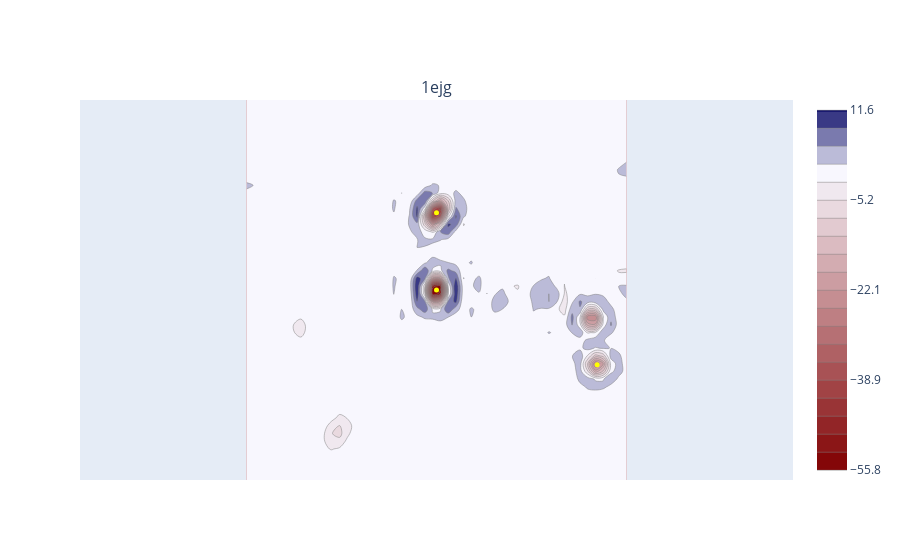
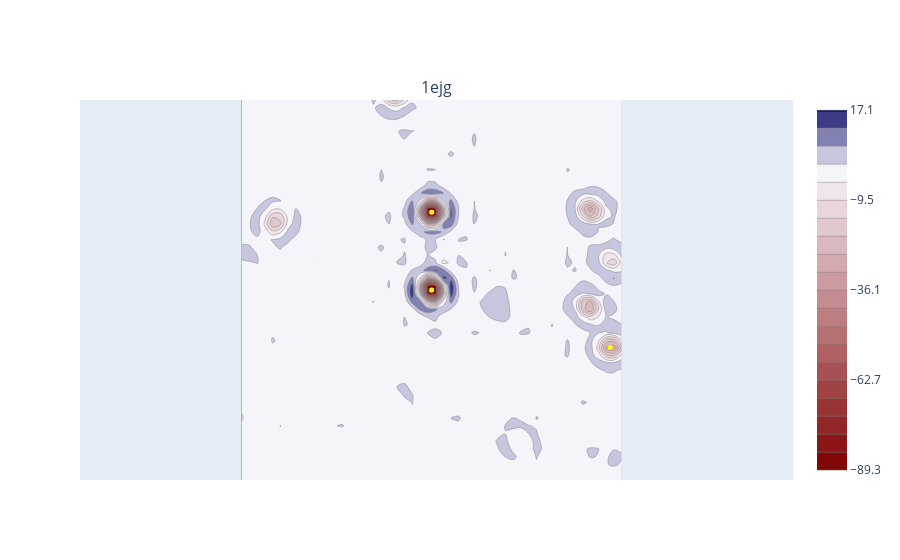
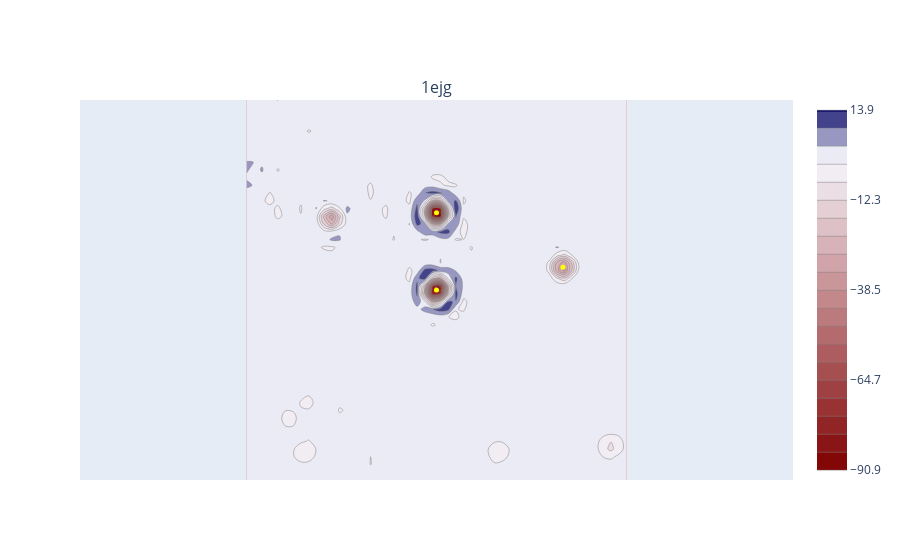

These figures' notebook cell, in order:
### Code cell
# And example of rings in disulfide bonds
###### Edit the pdb and the atoms ######
pdb_code = "1ejg"
central_atoms = ["A:3@SG.A","A:4@SG.A","A:16@SG.A"]
linear_atoms = ["A:40@SG.A","A:32@SG.A","A:26@SG.A"]
planar_atoms = ["A:3@O.A","A:4@O.A","A:16@O.A"]
interpolation = "bspline"
width = 10 #Angstrom
samples = 50
#### ----------- ###
from leuci_xyz import vectorthree as v3
import leuci_map.mapsmanager as mman
import leuci_map.mapfunctions as mfun
mman.MapsManager().set_dir(DATADIR)
ml = mman.MapsManager().get_or_create(pdb_code,file=1,header=1,values=1)
mf = mfun.MapFunctions(pdb_code,ml.mobj,ml.pobj,interpolation)
slice_vectors = []
for i in range(len(central_atoms)):
  central_atom = central_atoms[i]
  linear_atom = linear_atoms[i]
  planar_atom = planar_atoms[i]  
  cc = v3.VectorThree().from_coords(ml.pobj.get_coords_key(central_atom))
  ll = v3.VectorThree().from_coords(ml.pobj.get_coords_key(linear_atom))
  pp = v3.VectorThree().from_coords(ml.pobj.get_coords_key(planar_atom))
  slice_vectors.append((cc,ll,pp))  
import leuci_map.mapplothelp as mph
filename = "SHOW"
for cc,ll,pp in slice_vectors:  
  vals2d = mf.get_slice(cc,ll,pp,width,samples,interpolation,deriv=2,ret_type="2d")
  mplot = mph.MapPlotHelp(filename)
  mplot.make_plot_slice_2d(vals2d,min_percent=1,max_percent=1,samples=samples,width=width,points=[cc,ll,pp],title=pdb_code, hue="RB")

### Figure 1 — Plotly figure (JSON) as saved in the notebook; plotly's stock layout.template omitted (floating-point values rounded to 4 significant figures; data arrays with more than 128 entries replaced by an {"elided": "..."} marker saying what was removed)
{"data": [{"colorscale": [[0, "rgba(128,0,0,1)"], [0.8274, "rgba(248,248,255,1)"], [1, "rgba(25,25,112,1)"]], "contours": {"end": 11.64, "size": 3.372, "start": -55.81}, "hovertemplate": "......%{z:.4f}", "line": {"color": "gray", "width": 0.5}, "name": "", "showscale": true, "type": "contour", "xaxis": "x", "yaxis": "y", "z": {"elided": "50x50 float values"}, "zmax": 11.64, "zmin": -55.81}, {"hoverinfo": "skip", "hovertemplate": "", "marker": {"color": "yellow", "size": 5}, "mode": "markers", "name": "", "showlegend": false, "type": "scatter", "x": [24.5, 24.5, 45.22], "xaxis": "x", "y": [24.5, 34.45, 14.87], "yaxis": "y"}], "layout": {"annotations": [{"font": {"size": 16}, "showarrow": false, "text": "1ejg", "x": 0.5, "xanchor": "center", "xref": "paper", "y": 1, "yanchor": "bottom", "yref": "paper"}], "xaxis": {"anchor": "y", "domain": [0, 1], "scaleanchor": "y", "scaleratio": 1, "showticklabels": false, "visible": false}, "yaxis": {"anchor": "x", "domain": [0, 1], "scaleanchor": "x", "scaleratio": 1, "showticklabels": false, "visible": false}}}

### Figure 2 — Plotly figure (JSON) as saved in the notebook; plotly's stock layout.template omitted (floating-point values rounded to 4 significant figures; data arrays with more than 128 entries replaced by an {"elided": "..."} marker saying what was removed)
{"data": [{"colorscale": [[0, "rgba(128,0,0,1)"], [0.839, "rgba(248,248,255,1)"], [1, "rgba(25,25,112,1)"]], "contours": {"end": 17.15, "size": 5.325, "start": -89.35}, "hovertemplate": "......%{z:.4f}", "line": {"color": "gray", "width": 0.5}, "name": "", "showscale": true, "type": "contour", "xaxis": "x", "yaxis": "y", "z": {"elided": "50x50 float values"}, "zmax": 17.15, "zmin": -89.35}, {"hoverinfo": "skip", "hovertemplate": "", "marker": {"color": "yellow", "size": 5}, "mode": "markers", "name": "", "showlegend": false, "type": "scatter", "x": [24.5, 24.5, 47.52], "xaxis": "x", "y": [24.5, 34.53, 17.09], "yaxis": "y"}], "layout": {"annotations": [{"font": {"size": 16}, "showarrow": false, "text": "1ejg", "x": 0.5, "xanchor": "center", "xref": "paper", "y": 1, "yanchor": "bottom", "yref": "paper"}], "xaxis": {"anchor": "y", "domain": [0, 1], "scaleanchor": "y", "scaleratio": 1, "showticklabels": false, "visible": false}, "yaxis": {"anchor": "x", "domain": [0, 1], "scaleanchor": "x", "scaleratio": 1, "showticklabels": false, "visible": false}}}

### Figure 3 — Plotly figure (JSON) as saved in the notebook; plotly's stock layout.template omitted (floating-point values rounded to 4 significant figures; data arrays with more than 128 entries replaced by an {"elided": "..."} marker saying what was removed)
{"data": [{"colorscale": [[0, "rgba(128,0,0,1)"], [0.867, "rgba(248,248,255,1)"], [1, "rgba(25,25,112,1)"]], "contours": {"end": 13.95, "size": 5.244, "start": -90.94}, "hovertemplate": "......%{z:.4f}", "line": {"color": "gray", "width": 0.5}, "name": "", "showscale": true, "type": "contour", "xaxis": "x", "yaxis": "y", "z": {"elided": "50x50 float values"}, "zmax": 13.95, "zmin": -90.94}, {"hoverinfo": "skip", "hovertemplate": "", "marker": {"color": "yellow", "size": 5}, "mode": "markers", "name": "", "showlegend": false, "type": "scatter", "x": [24.5, 24.5, 40.81], "xaxis": "x", "y": [24.5, 34.48, 27.43], "yaxis": "y"}], "layout": {"annotations": [{"font": {"size": 16}, "showarrow": false, "text": "1ejg", "x": 0.5, "xanchor": "center", "xref": "paper", "y": 1, "yanchor": "bottom", "yref": "paper"}], "xaxis": {"anchor": "y", "domain": [0, 1], "scaleanchor": "y", "scaleratio": 1, "showticklabels": false, "visible": false}, "yaxis": {"anchor": "x", "domain": [0, 1], "scaleanchor": "x", "scaleratio": 1, "showticklabels": false, "visible": false}}}
